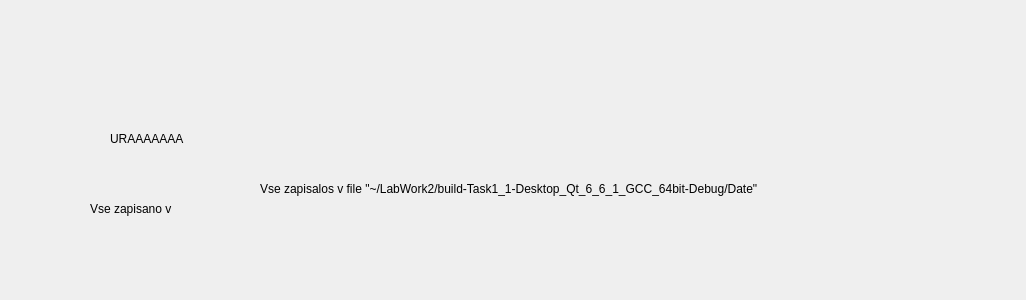
<?xml version="1.0" encoding="UTF-8"?>
<ui version="4.0">
 <class>Ura</class>
 <widget class="QDialog" name="Ura">
  <property name="geometry">
   <rect>
    <x>0</x>
    <y>0</y>
    <width>1026</width>
    <height>300</height>
   </rect>
  </property>
  <property name="windowTitle">
   <string>Dialog</string>
  </property>
  <widget class="QLabel" name="label">
   <property name="geometry">
    <rect>
     <x>110</x>
     <y>130</y>
     <width>171</width>
     <height>17</height>
    </rect>
   </property>
   <property name="text">
    <string>URAAAAAAA</string>
   </property>
  </widget>
  <widget class="QLabel" name="label_2">
   <property name="geometry">
    <rect>
     <x>260</x>
     <y>180</y>
     <width>781</width>
     <height>17</height>
    </rect>
   </property>
   <property name="text">
    <string>Vse zapisalos v file &quot;~/LabWork2/build-Task1_1-Desktop_Qt_6_6_1_GCC_64bit-Debug/Date&quot;</string>
   </property>
  </widget>
  <widget class="QLabel" name="label_3">
   <property name="geometry">
    <rect>
     <x>90</x>
     <y>200</y>
     <width>121</width>
     <height>17</height>
    </rect>
   </property>
   <property name="text">
    <string>Vse zapisano v</string>
   </property>
  </widget>
 </widget>
 <resources/>
 <connections/>
</ui>
